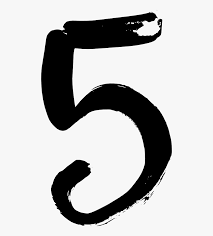
#> input picture five.png, 213 x 236 px
$ python test.py
#> lines starting #> are read from the running program, lines starting #| are printed output that depends on the picture
import numpy as np
from matplotlib.image import imread
import matplotlib.pyplot as plt
import os
from scipy import linalg

def SVD():
    A = imread('./five.png')
#> A is the input picture: shape (236, 213, 4) float32; mean R, G, B, A 0.756, 0.756, 0.756, 1
    X = np.mean(A, -1)
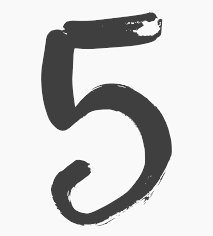
#> X: shape (236, 213) float32; min 0.25, max 1, mean 0.817

    img = plt.imshow(X)
    img.set_cmap('gray')

    U, S, VT = np.linalg.svd(X,full_matrices=False)
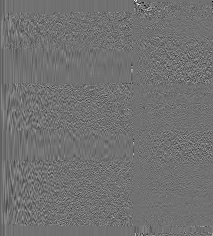
#> U: shape (236, 213) float32; min -0.594, max 0.738, mean -0.000259; drawn with min black and max white
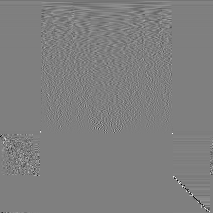
#> VT: shape (213, 213) float32; min -0.985, max 0.986, mean -0.000362; drawn with min black and max white
#> S = 213 values, max 187 at index 0, min 9.67e-15 at index 212, mean 2.11
    S = np.diag(S)
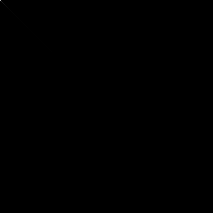
#> S: shape (213, 213) float32; min 0, max 187, mean 0

    for r in (5, 20, 100):
        Xapprox = U[:, :r] @ S[0:r, :r] @ VT[:r, :]

        img = plt.imshow(Xapprox)
        img.set_cmap('gray')
        plt.show()
#> this loop made 3 passes
#> pass 1, in SVD, `Xapprox = U[:, :r] @ S[0:r, :r] @ VT[:r, :]`:
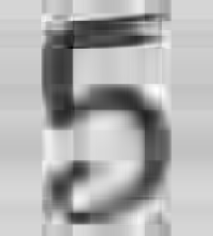
#> Xapprox: shape (236, 213) float32; min -0.123, max 1.24, mean 0.817; drawn with min black and max white
#> pass 2, in SVD, `Xapprox = U[:, :r] @ S[0:r, :r] @ VT[:r, :]`:
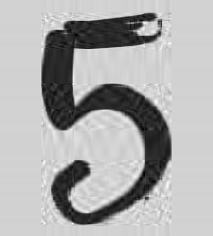
#> Xapprox: shape (236, 213) float32; min 0.0752, max 1.17, mean 0.817; drawn with min black and max white

def main():
    SVD()
    # [20 lines of commented-out code are left out]


if __name__ == "__main__":
    main()
